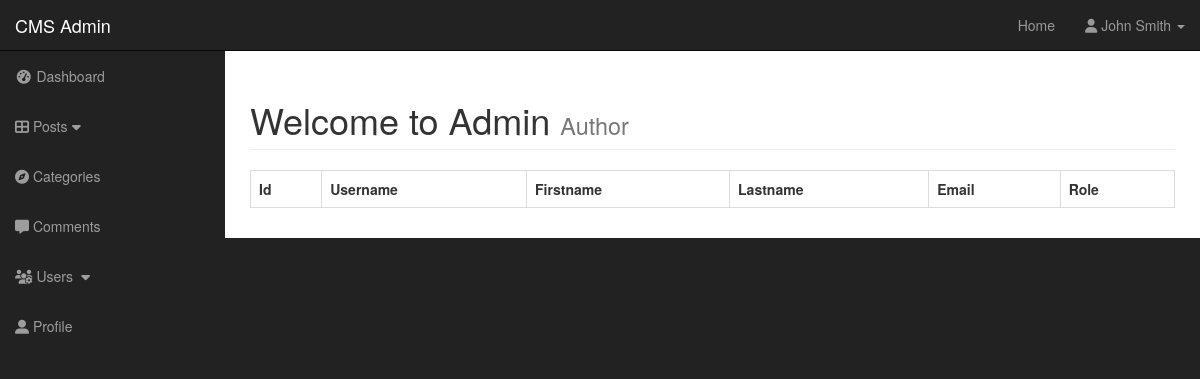
Page /admin/users.php on the earlier database version.
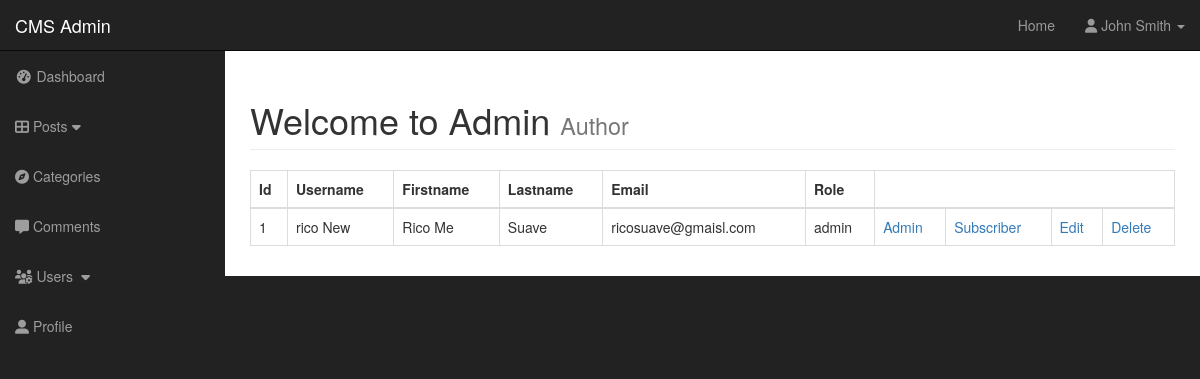
Same page on the later database version.
### tables this page shows
CREATE TABLE `users` (
  `user_id` int(3) NOT NULL,
  `username` varchar(255) NOT NULL,
  `user_password` varchar(255) NOT NULL,
  `user_firstname` varchar(255) NOT NULL,
  `user_lastname` varchar(255) NOT NULL,
  `user_email` varchar(255) NOT NULL,
  `user_image` text,
  `user_role` varchar(255) NOT NULL,
  `randSalt` varchar(255) DEFAULT NULL
);

### admin/includes/view_all_users.php (the view, shortened to what this page needs)
<table class="table table-bordered table-hover">
    <thead">
        <tr>
            <th>Id</th>
            <th>Username</th>
            <th>Firstname</th>
            <th>Lastname</th>
            <th>Email</th>
            <th>Role</th>
        </tr>
        <tbody>
            <?php
            $query = 'SELECT * from users';
            $result_users = mysqli_query($connection, $query);
            while ($row = mysqli_fetch_assoc($result_users)) {
                $user_id = $row['user_id'];
                $username = $row['username'];
                $user_firstname = $row['user_firstname'];
                $user_lastname = $row['user_lastname'];
                $user_email = $row['user_email'];
                $user_role = $row['user_role'];
                echo "<tr>";
                echo "<td>{$user_id}</td>";
                echo "<td>{$username}</td>";
                echo "<td>{$user_firstname}</td>";
                echo "<td>{$user_lastname}</td>";
                echo "<td>{$user_email}</td>";
                echo "<td>{$user_role}</td>";
                echo "<td><a href='users.php?change_to_admin={$user_id}'>Admin</a></td>";
                echo "<td><a href='users.php?change_to_sub={$user_id}'>Subscriber</a></td>";
                echo "<td><a href='users.php?source=edit_user&edit_user={$user_id}'>Edit</a></td>";
                echo "<td><a href='users.php?delete={$user_id}'>Delete</a></td>";
                echo "</tr>";
            }
            ?>
        </tbody>
</table>

Differences in the rows shown:
added users: user_id "1", username "rico New", user_firstname "Rico Me", user_lastname "Suave", user_email "ricosuave@gmaisl.com", user_role "admin"
